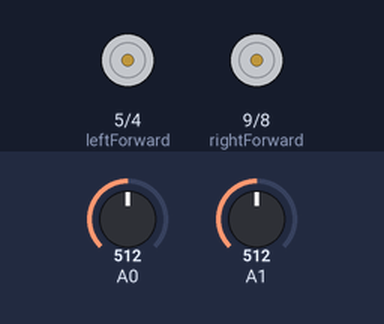
Bench run of a sketch on a simulated Arduino Uno, built with avr-gcc and run on an emulated ATmega328P. Parts: motor-driver pin pairs drawn as motors (green arrow = first pin HIGH = forward, orange = second pin HIGH = backward, longer = more drive, scaled by the enable pin). Inputs (shaded band) come from the test bench; at power-on: A0 = 512, A1 = 512.

Above: at 2.2 s.
2.3 s: A0 set to 190
At 3.7 s:
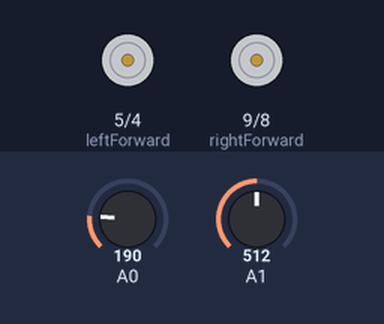
5.3 s: A0 set to 210
At 5.9 s:
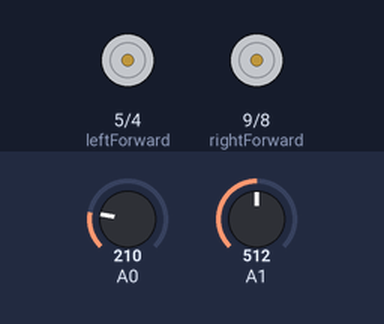
8.3 s: A1 set to 190
At 9.5 s:
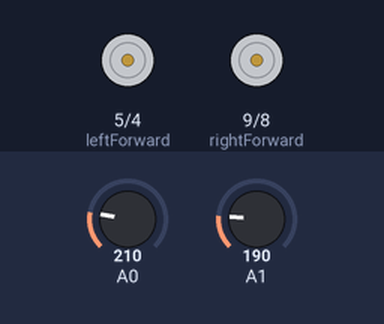
9.8 s: A1 set to 210
At 11.0 s:
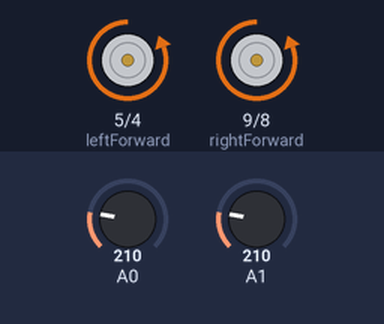
11.3 s: A1 set to 122
At 12.7 s:
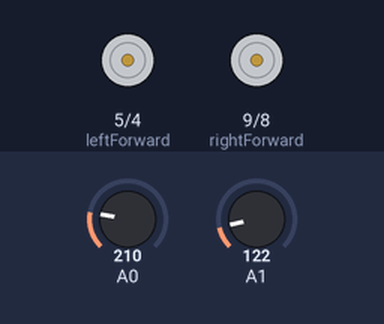
Timing chart, 0 to 14.3 s (numbered marks = the images above; inputs shaded):
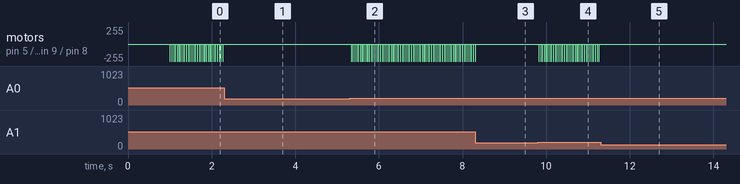

Measured:
- after the input at 2.3 s, motor on pin 5 (leftForward) / pin 4 (leftReverse), motor on pin 9 (rightForward) / pin 8 (rightReverse): stops changing and stays stopped
- after the input at 5.3 s, motor on pin 5 (leftForward) / pin 4 (leftReverse), motor on pin 9 (rightForward) / pin 8 (rightReverse): alternates backward 255/255 for 0.01 s and stopped for 0.03 s, starting at once
- after the input at 8.3 s, motor on pin 5 (leftForward) / pin 4 (leftReverse), motor on pin 9 (rightForward) / pin 8 (rightReverse): goes on until 8.3 s, then stays stopped
- after the input at 9.8 s, motor on pin 5 (leftForward) / pin 4 (leftReverse), motor on pin 9 (rightForward) / pin 8 (rightReverse): alternates backward 255/255 for 0.01 s and stopped for 0.03 s, starting at once
- after the input at 11.3 s, motor on pin 5 (leftForward) / pin 4 (leftReverse), motor on pin 9 (rightForward) / pin 8 (rightReverse): stops changing and stays stopped
- by itself, motor on pin 5 (leftForward) / pin 4 (leftReverse), motor on pin 9 (rightForward) / pin 8 (rightReverse): alternates backward 255/255 for 0.01 s and stopped for 0.03 s

The sketch:

RobotCode.ino
```cpp
// Motor A, Left Side
const uint8_t pwmLeft = 6;      // ENA - Enable and PWM
const uint8_t leftForward = 5;  // IN1 - Forward Drive
const uint8_t leftReverse = 4;  // IN2 - Reverse Drive

// Motor B, Right Side
const uint8_t pwmRight = 10;     // ENB - Enable and PWM
const uint8_t rightForward = 9; // IN3 - Forward Drive
const uint8_t rightReverse = 8; // IN4 - Reverse Drive

//Left Sensor A1
//Right Sensor A0


int threshVal = 200;
//int threshVal3 = 40;


//////////////// Start Functions //////////////////

// All Stop
void allStop() {
  digitalWrite(leftForward, LOW);
  digitalWrite(leftReverse, LOW);
  digitalWrite(rightForward, LOW);
  digitalWrite(rightReverse, LOW);
  analogWrite(pwmLeft, 0);
  analogWrite(pwmRight, 0);
}

void allForward(int dutyON, int dutyOFF) {
  digitalWrite(leftForward, LOW); // Switched NOW SHOULD BE HIGH/LOW same for allReverse(flipped)
  digitalWrite(leftReverse, HIGH);
  digitalWrite(rightForward, LOW);
  digitalWrite(rightReverse, HIGH);
  analogWrite(pwmLeft, 255);
  analogWrite(pwmRight, 255);
  delay(dutyON);
  analogWrite(pwmLeft, 0);
  analogWrite(pwmRight, 0);
  delay(dutyOFF);
}

void allReverse(int dutyON, int dutyOFF) {
  digitalWrite(leftForward, HIGH);
  digitalWrite(leftReverse, LOW);
  digitalWrite(rightForward, HIGH);
  digitalWrite(rightReverse, LOW);
  analogWrite(pwmLeft, 255);
  analogWrite(pwmRight, 255);
  delay(dutyON);
  analogWrite(pwmLeft, 0);
  analogWrite(pwmRight, 0);
  delay(dutyOFF);
}

void skidsteerRight(int dutyON, int dutyOFF) {
  digitalWrite(leftForward, LOW);
  digitalWrite(leftReverse, HIGH);
  digitalWrite(rightForward, HIGH);
  digitalWrite(rightReverse, LOW);
  analogWrite(pwmLeft, 255);
  analogWrite(pwmRight, 255);
  delay(dutyON);
  analogWrite(pwmLeft, 0);
  analogWrite(pwmRight, 0);
  delay(dutyOFF);
}

void skidsteerLeft(int dutyON, int dutyOFF) {
  digitalWrite(leftForward, HIGH);
  digitalWrite(leftReverse, LOW);
  digitalWrite(rightForward, LOW);
  digitalWrite(rightReverse, HIGH);
  analogWrite(pwmLeft, 255);
  analogWrite(pwmRight, 255);
  delay(dutyON);
  analogWrite(pwmLeft, 0);
  analogWrite(pwmRight, 0);
  delay(dutyOFF);
}

//////////////// End Functions //////////////////


void setup() {

  Serial.begin(9600);
  // Set pins to motor driver (L298) to outputs
  pinMode(pwmLeft, OUTPUT);
  pinMode(leftForward, OUTPUT);
  pinMode(leftReverse, OUTPUT);
  pinMode(pwmRight, OUTPUT);
  pinMode(rightForward, OUTPUT);
  pinMode(rightReverse, OUTPUT);

  delay(1000);

}

void loop() {

  int val1=analogRead(A0);//purp right
  int val2=analogRead(A1);//white left
//  Serial.print("Sensor1:  "); Serial.println(val1,DEC);
//  Serial.print("Sensor2:  "); Serial.println(val2,DEC);

  if(analogRead(A1)<threshVal && analogRead(A0)<threshVal){
    allForward(13,30);

  }else if(analogRead(A1)>threshVal && analogRead(A0)>threshVal){
    allForward(13,30);

  }else if(analogRead(A1)>threshVal && analogRead(A0)<threshVal){
    skidsteerLeft(7,30);

  }else if(analogRead(A1)<threshVal && analogRead(A0)>threshVal){
    skidsteerRight(7,30);
  }

}
```
